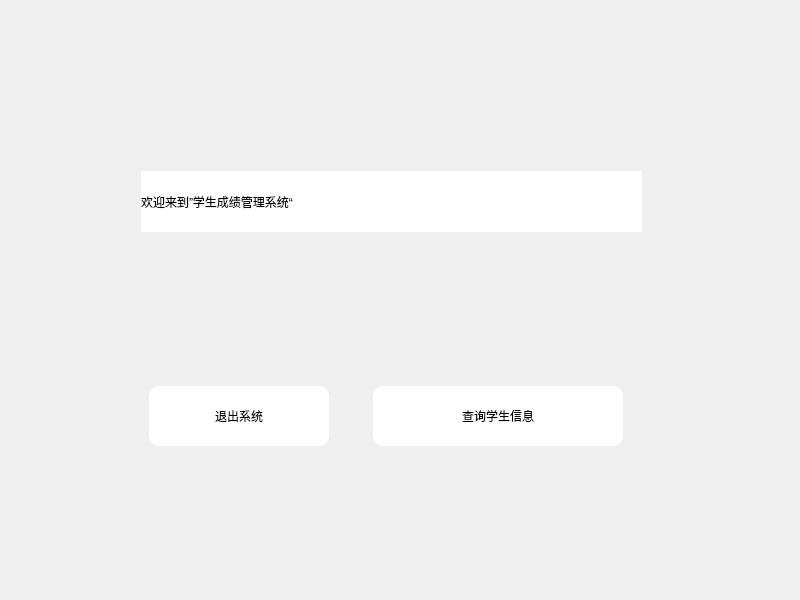
<?xml version="1.0" encoding="UTF-8"?>
<ui version="4.0">
 <class>Widget</class>
 <widget class="QWidget" name="Widget">
  <property name="geometry">
   <rect>
    <x>0</x>
    <y>0</y>
    <width>800</width>
    <height>600</height>
   </rect>
  </property>
  <property name="windowTitle">
   <string>Widget</string>
  </property>
  <property name="layoutDirection">
   <enum>Qt::LeftToRight</enum>
  </property>
  <layout class="QGridLayout" name="gridLayout">
   <item row="0" column="0">
    <widget class="QStackedWidget" name="stackedWidget">
     <property name="styleSheet">
      <string notr="true">QStackedWidget#stackedWidget{
	background-image: url(:/image/2.jpg);

}

QStackedWidget#stackedWidget QPushButton{
  border:none;
  border-radius:10px;
  background-color: rgb(255, 255, 255);
  color: rgb(0, 0, 0);
  font: 14pt &quot;Microsoft YaHei UI&quot;;   

}
QPushButton{
font: 14pt &quot;Microsoft YaHei UI&quot;;   
}
QStackedWidget#stackedWidget QPushButton:hover{
  
	background-color: rgb(177, 255, 255);
}
QStackedWidget#stackedWidget QLabel{
	color: rgb(0, 0, 0);
	font: 14pt &quot;Microsoft YaHei UI&quot;;
	background-color: rgb(255, 255, 255);
}
QStackedWidget#stackedWidget QLineEdit{
  border:none;
  border-radius:10px;
  background-color: rgb(255, 255, 255);
  color: rgb(0, 0, 0);
  font: 14pt &quot;Microsoft YaHei UI&quot;;   
  color: rgb(0, 0, 0);
  
}</string>
     </property>
     <widget class="QWidget" name="menupage">
      <widget class="QLabel" name="label">
       <property name="geometry">
        <rect>
         <x>130</x>
         <y>160</y>
         <width>501</width>
         <height>61</height>
        </rect>
       </property>
       <property name="text">
        <string>欢迎来到”学生成绩管理系统“</string>
       </property>
      </widget>
      <widget class="QWidget" name="horizontalLayoutWidget">
       <property name="geometry">
        <rect>
         <x>100</x>
         <y>330</y>
         <width>551</width>
         <height>151</height>
        </rect>
       </property>
       <layout class="QHBoxLayout" name="horizontalLayout">
        <item>
         <widget class="QPushButton" name="backbtn">
          <property name="minimumSize">
           <size>
            <width>180</width>
            <height>60</height>
           </size>
          </property>
          <property name="maximumSize">
           <size>
            <width>180</width>
            <height>60</height>
           </size>
          </property>
          <property name="text">
           <string>退出系统</string>
          </property>
         </widget>
        </item>
        <item>
         <widget class="QPushButton" name="lookbtn">
          <property name="minimumSize">
           <size>
            <width>230</width>
            <height>60</height>
           </size>
          </property>
          <property name="maximumSize">
           <size>
            <width>250</width>
            <height>60</height>
           </size>
          </property>
          <property name="text">
           <string>查询学生信息</string>
          </property>
         </widget>
        </item>
       </layout>
      </widget>
     </widget>
     <widget class="QWidget" name="lookpage">
      <widget class="QPushButton" name="backbtn_2">
       <property name="geometry">
        <rect>
         <x>30</x>
         <y>40</y>
         <width>101</width>
         <height>41</height>
        </rect>
       </property>
       <property name="text">
        <string>返回</string>
       </property>
      </widget>
      <widget class="QWidget" name="verticalLayoutWidget">
       <property name="geometry">
        <rect>
         <x>140</x>
         <y>60</y>
         <width>461</width>
         <height>481</height>
        </rect>
       </property>
       <layout class="QVBoxLayout" name="verticalLayout">
        <item>
         <widget class="QPushButton" name="addbtn">
          <property name="text">
           <string>添加学生成绩</string>
          </property>
         </widget>
        </item>
        <item>
         <widget class="QPushButton" name="delbtn">
          <property name="text">
           <string>删除学生成绩</string>
          </property>
         </widget>
        </item>
        <item>
         <widget class="QPushButton" name="modifybtn">
          <property name="text">
           <string>修改学生成绩</string>
          </property>
         </widget>
        </item>
        <item>
         <widget class="QPushButton" name="searchbtn">
          <property name="text">
           <string>查看学生成绩</string>
          </property>
         </widget>
        </item>
        <item>
         <widget class="QPushButton" name="sortbtn">
          <property name="text">
           <string>根据平均分显示排名</string>
          </property>
         </widget>
        </item>
       </layout>
      </widget>
     </widget>
     <widget class="QWidget" name="addpage">
      <property name="sizeIncrement">
       <size>
        <width>800</width>
        <height>700</height>
       </size>
      </property>
      <property name="styleSheet">
       <string notr="true">QWidget#addpage  QPushButton{
  border:none;
  border-radius:10px;
  background-color: rgb(255, 255, 255);
  color: rgb(0, 0, 0);
  font: 14pt &quot;Microsoft YaHei UI&quot;;   

}
 QPushButton:hover{
  
	background-color: rgb(177, 255, 255);
}
QWidget#addpage e  QLabel{
	color: rgb(0, 0, 0);
	font: 14pt &quot;Microsoft YaHei UI&quot;;
	background-color: rgb(255, 255, 255);
}
QWidget#addpage  QLineEdit{
	color: rgb(0, 0, 0);
	font: 14pt &quot;Microsoft YaHei UI&quot;;
	background-color: rgb(255, 255, 255);
}

QWidget#addpage {
	background-image: url(:/image/2.jpg);
}
</string>
      </property>
      <widget class="QStackedWidget" name="stackedWidget_2">
       <property name="geometry">
        <rect>
         <x>50</x>
         <y>20</y>
         <width>691</width>
         <height>541</height>
        </rect>
       </property>
       <property name="styleSheet">
        <string notr="true">QStackedWidget#stackedWidget{
	background-image: url(:/image/2.jpg);
}

QStackedWidget#stackedWidget QPushButton{
  border:none;
  border-radius:10px;
	background-color: rgb(255, 255, 255);
  color: rgb(0, 0, 0);
  font: 14pt &quot;Microsoft YaHei UI&quot;;    

}
QStackedWidget#stackedWidget QPushButton:hover{
	background-color: rgb(170, 255, 255);
}
QStackedWidget#stackedWidget QLabel{
	color: rgb(0, 0, 0);
 font: 14pt &quot;Microsoft YaHei UI&quot;;   
	background-color: rgb(255, 255, 255);
}

</string>
       </property>
       <property name="currentIndex">
        <number>0</number>
       </property>
       <widget class="QWidget" name="addpage1">
        <widget class="QPushButton" name="okbtn">
         <property name="geometry">
          <rect>
           <x>120</x>
           <y>440</y>
           <width>171</width>
           <height>51</height>
          </rect>
         </property>
         <property name="text">
          <string>进行添加</string>
         </property>
        </widget>
        <widget class="QPushButton" name="backbtn_3">
         <property name="geometry">
          <rect>
           <x>390</x>
           <y>440</y>
           <width>161</width>
           <height>51</height>
          </rect>
         </property>
         <property name="text">
          <string>取消返回</string>
         </property>
         <property name="autoRepeatDelay">
          <number>306</number>
         </property>
        </widget>
        <widget class="QLabel" name="label_3">
         <property name="geometry">
          <rect>
           <x>10</x>
           <y>250</y>
           <width>651</width>
           <height>91</height>
          </rect>
         </property>
         <property name="text">
          <string>这里可以根据学号进行学生信息的添加</string>
         </property>
        </widget>
        <widget class="QLabel" name="label_2">
         <property name="geometry">
          <rect>
           <x>120</x>
           <y>80</y>
           <width>451</width>
           <height>81</height>
          </rect>
         </property>
         <property name="text">
          <string>欢迎来到学生成绩管理系统</string>
         </property>
        </widget>
       </widget>
       <widget class="QWidget" name="page_3"/>
      </widget>
     </widget>
    </widget>
   </item>
  </layout>
 </widget>
 <resources/>
 <connections/>
</ui>
